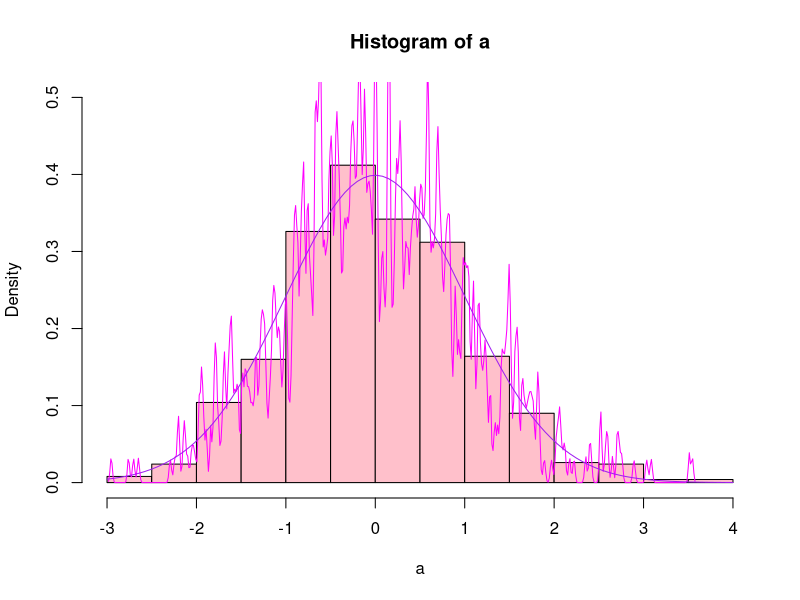

The R source for this figure:
N=1000; mi=0; sigma=1
a=rnorm(N, mi, sigma)
h=hist(a, prob=T, ylim=c(0, 0.5), col='pink')
lines(density(a, bw=0.01), col='magenta') # 0.01 dziwny wykres, 0.5 ładny wykres
curve(dnorm(x, mi, sigma), add=T, col='purple')
